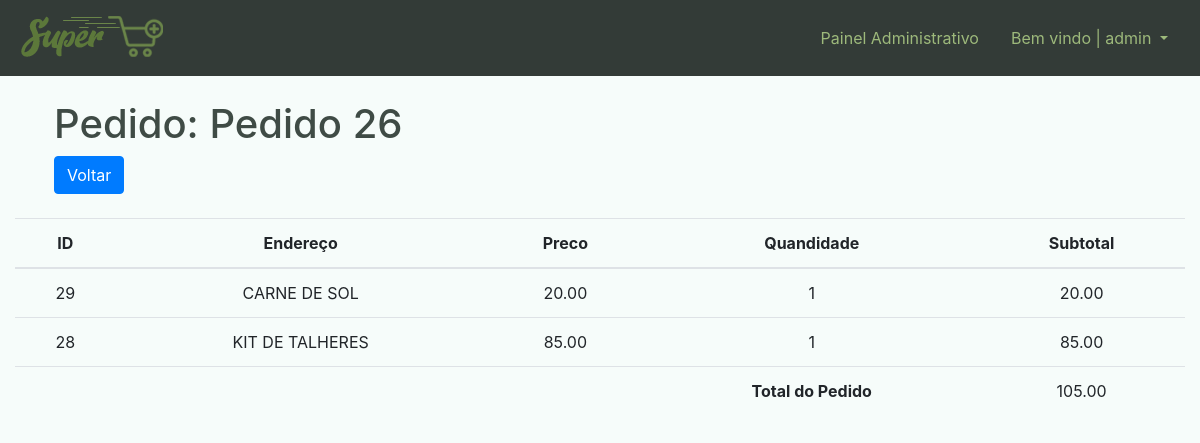
/dashboard/usuario/meu_pedido/detalhe/26 (signed in), run on the app's committed database.
### pedido/models.py (models this page shows, shortened)
class Pedido(models.Model):
    cliente = models.CharField(max_length=100, blank=False,verbose_name='Cliente')
    endereco = models.CharField(max_length=100, blank=False,verbose_name='Endereço')
    pago = models.BooleanField(auto_created=True, default=True, verbose_name='Pago')
    def get_total_pedido(self):
        return sum(pedido.get_total_preco() for pedido in self.pedidos.all())
    def __str__(self):
        return str(f'Pedido {self.id}')

class ItemPedido(models.Model):
    pedido = models.ForeignKey(Pedido,related_name='pedidos',on_delete=models.CASCADE, verbose_name='Pedido')
    produto = models.ForeignKey(Produto, on_delete=models.CASCADE, verbose_name='Produto')
    preco = models.DecimalField(max_digits=10, decimal_places=2, verbose_name='Preço')
    quantidade = models.PositiveIntegerField(validators=[MinValueValidator(1), MaxValueValidator(100),])
    def get_total_preco(self):
        return self.preco * self.quantidade

### dashboard/models.py (models this page shows)
class Produto(models.Model):
    categoria = models.ForeignKey(Categoria, on_delete=models.CASCADE, verbose_name='Categoria')
    nome = models.CharField(max_length=150, unique=True, blank=False, null=False, verbose_name='Produto')
    quantidade = models.IntegerField(blank=False, null=False, verbose_name='Quantidade')
    valor_pago = models.DecimalField(max_digits=6, decimal_places=2, blank=False, null=False,verbose_name='Valor Pago')
    preco_medio = models.DecimalField(default=0.00, max_digits=5, decimal_places=2, blank=False, null=False,verbose_name='Preço de Venda',editable=False)
    data_criada = models.DateTimeField(auto_now_add=True, verbose_name='Criado')
    data_modificacao = models.DateTimeField(auto_now=True,verbose_name='Modificado')
    status = models.BooleanField(default=True, auto_created=True)
    def __str__(self):
        return self.nome

### dashboarduser/views.py (the view)
# urls.py: path('meu_pedido/detalhe/<int:id>', dash_user_pedido_detalhe, name='dash_user_pedido_detalhe'),
@login_required()
def dash_user_pedido_detalhe(request,id):
    contexto ={}
    pedido= get_object_or_404(Pedido, id=id)
    itens =  ItemPedido.objects.filter(pedido= pedido.id).order_by('-id')
    contexto['pedido'] = pedido
    contexto['itens'] = itens
    return render(request,'dashboarduser/dash_user_pedido_detalhe.html',contexto)

### dashboarduser/templates/dashboarduser/dash_user_pedido_detalhe.html (shortened to what this page needs)
{% extends 'base.html' %}
{% block navbar %}
{% include 'parciais/_dash_header.html' %}
{% endblock %}
{% block main %}
<div class="container-fluid">
    <div class="row ml-4">
        <div class="col-12 mt-4">
            <div class="row">
                <div class="col-12">
                    <h1>Pedido: {{pedido}}</h1>
                </div>
            </div>
        </div>
        <div class="col-12">
            <a href="{% url 'dash_user_pedidos' %}" class="btn btn-primary">Voltar</a>
        </div>
    </div>
</div>
<br>
<div class="container-fluid">
    <table class="table">
        <thead>
            <tr style="text-align: center; vertical-align: middle;">
                <th >ID</th>
                <th>Endereço</th>
                <th>Preco</th>
                <th>Quandidade</th>
                <th>Subtotal</th>
            </tr>
        </thead>
        <tbody>
            {% for item in itens %}
                <tr style="text-align: center; vertical-align: middle;">
                    <td >{{item.id}}</td>
                    <td >{{item.produto}}</td>
                    <td >{{item.preco}}</td>
                    <td >{{item.quantidade}}</td>
                    <td >{{item.get_total_preco}}</td>
                </tr>
            {% endfor %}
                <tr style="text-align: center; vertical-align: middle;">
                    <td></td>
                    <td></td>
                    <td></td>
                    <td><strong>Total do Pedido</strong></td>
                    <td>{{pedido.get_total_pedido}}</td>
                </tr>
        </tbody>
    </table>
</div>
{% endblock %}

### templates/parciais/_dash_header.html (shortened to what this page needs)
{% load static %}
<nav class="navbar navbar-expand-lg navbar navbar-dark bg-dark2">
    <a class="navbar-brand" href="{% url 'super_index' %}"><img src="{% static 'img/logo.png' %}" alt="SuperMais"></a>
    <div class="collapse navbar-collapse" id="navbarSupportedContent">
        <span class="navbar-text">
            <a class="nav-link" href="{% url 'dash_index' %}">Painel Administrativo</a>
        </span>
        <span class="navbar-text">
            <div class="dropdown text-dash">
                <a class="nav-link dropdown-toggle " href="" id="navbarDropdown" role="button" data-toggle="dropdown"
                    aria-haspopup="true" aria-expanded="false">
                    Bem vindo | {{user}}
                </a>
            </div>
        </span>
    </div>
</nav>

### templates/static/css/style.css (style rules this page uses)
body { background-color: #f6fcfa !important; }
h1,h2,h3,h4,h5,h6 { color: #3f4b45 !important; }
.bg-dark2 { background-color: #333b37 !important; }
.nav-link { color: rgb(157 185 123) !important; }
.text-dash a { color: #9db97b !important; }

### data on the page
Pedido: id "Pedido 26", get_total_pedido "105.00"
ItemPedido: id "29", produto "CARNE DE SOL", preco "20.00", quantidade "1", get_total_preco "20.00"
ItemPedido: id "28", produto "KIT DE TALHERES", preco "85.00", quantidade "1", get_total_preco "85.00"

### other printed values
{{ user }} "admin"
